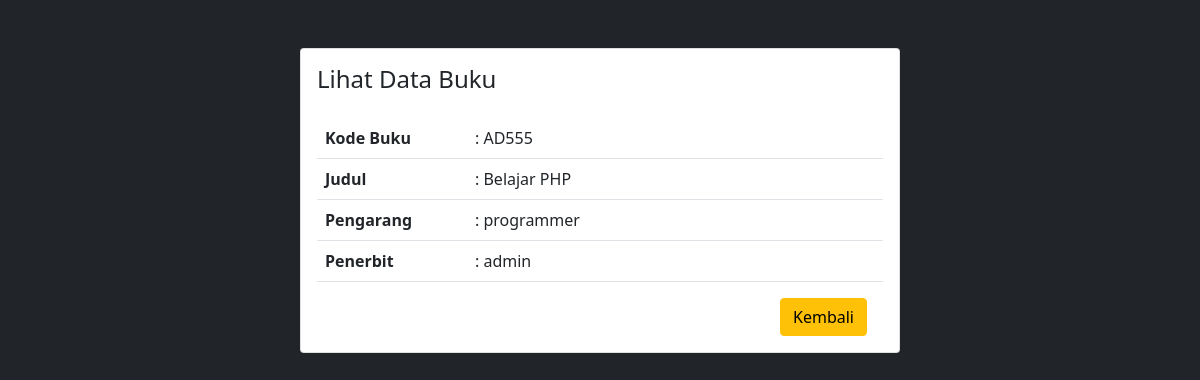
Screenshot of /pinjam/lihat-buku.php?kode=AD555 with the database file from the repository.
### tables this page shows
CREATE TABLE `tb_buku` (
  `kode` varchar(10) NOT NULL,
  `judul` varchar(191) NOT NULL,
  `pengarang` varchar(191) NOT NULL,
  `penerbit` varchar(191) NOT NULL
);

### pinjam/lihat-buku.php (the view)
<?php
include '../header.php';
require_once '../koneksi.php';
$kode = $_GET['kode'];
$sql = "SELECT *FROM tb_buku WHERE kode='$kode'";
$result = mysqli_query($konek, $sql);
while ($row = mysqli_fetch_assoc($result)) {
    $kode = $row['kode'];
    $judul = $row['judul'];
    $pengarang = $row['pengarang'];
    $penerbit = $row['penerbit'];
}
?>
<body class="bg-dark">
    <div class="col-lg-6 mx-auto mt-5 card card-body">
        <h4 class="mb-4">Lihat Data Buku</h4>
        <table class="table">
            <tbody>
                <tr>
                    <th style="width:150px">Kode Buku</th>
                    <td>: <?= $kode ?></td>
                </tr>
                <tr>
                    <th style="width:150px">Judul</th>
                    <td>: <?= $judul ?></td>
                </tr>
                <tr>
                    <th style="width:150px">Pengarang</th>
                    <td>: <?= $pengarang ?></td>
                </tr>
                <tr>
                    <th style="width:150px">Penerbit</th>
                    <td>: <?= $penerbit ?></td>
                </tr>
            </tbody>
        </table>
        <div class="d-flex justify-content-end">
            <a href="/pemrograman-web/uts/pinjam/index.php" class="btn btn-warning mx-3">
                Kembali
            </a>
        </div>
    </div>
</body>
<?php include '../footer.php'; ?>

### rows the page displays
tb_buku: kode "AD555", judul "Belajar PHP", pengarang "programmer", penerbit "admin"
